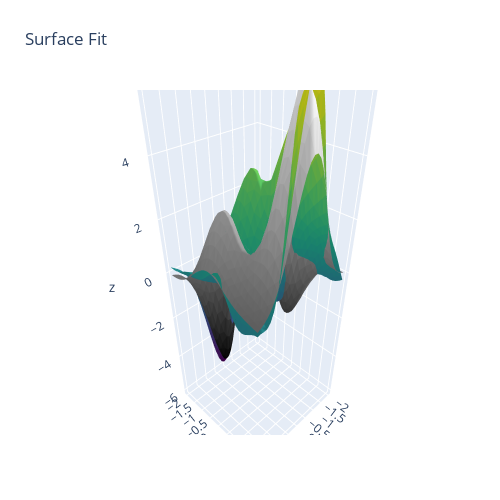

Notebook code cell kept with this figure:
### Code cell
Rebuilder = Rebuild()
Rebuilder.rebuildFullNet("model_8_8_19")

### Figure 1 — Plotly figure (JSON) as saved in the notebook; plotly's stock layout.template omitted (floating-point values rounded to 4 significant figures; data arrays with more than 128 entries replaced by an {"elided": "..."} marker saying what was removed)
{"data": [{"facecolor": {"elided": "1922 str values"}, "i": {"elided": "1922 int values"}, "j": {"elided": "1922 int values"}, "k": {"elided": "1922 int values"}, "name": "", "type": "mesh3d", "x": {"elided": "1024 float values"}, "y": {"elided": "1024 float values"}, "z": {"elided": "1024 float values"}}, {"facecolor": {"elided": "1922 str values"}, "i": {"elided": "1922 int values"}, "j": {"elided": "1922 int values"}, "k": {"elided": "1922 int values"}, "name": "", "type": "mesh3d", "x": {"elided": "1024 float values"}, "y": {"elided": "1024 float values"}, "z": {"elided": "1024 float values"}}], "layout": {"autosize": false, "height": 500, "margin": {"b": 65, "l": 65, "r": 50, "t": 90}, "title": {"text": "Surface Fit"}, "width": 500}}
